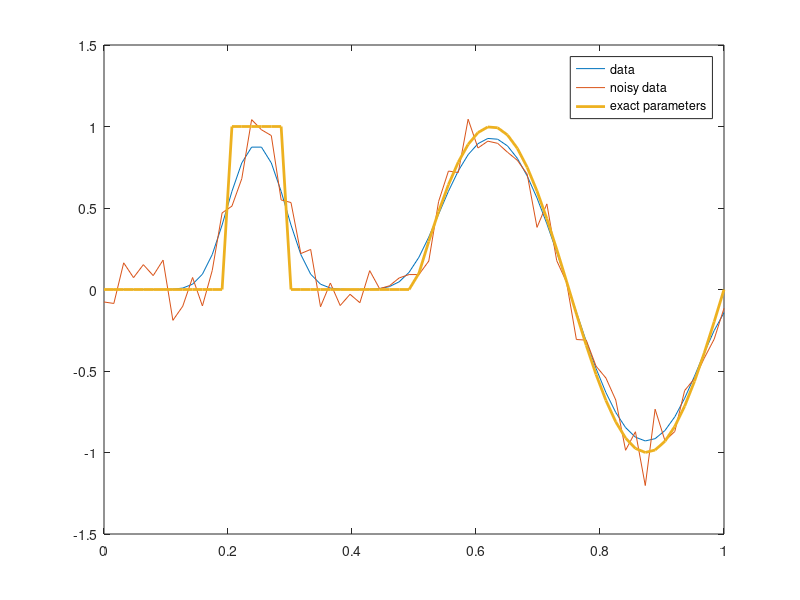
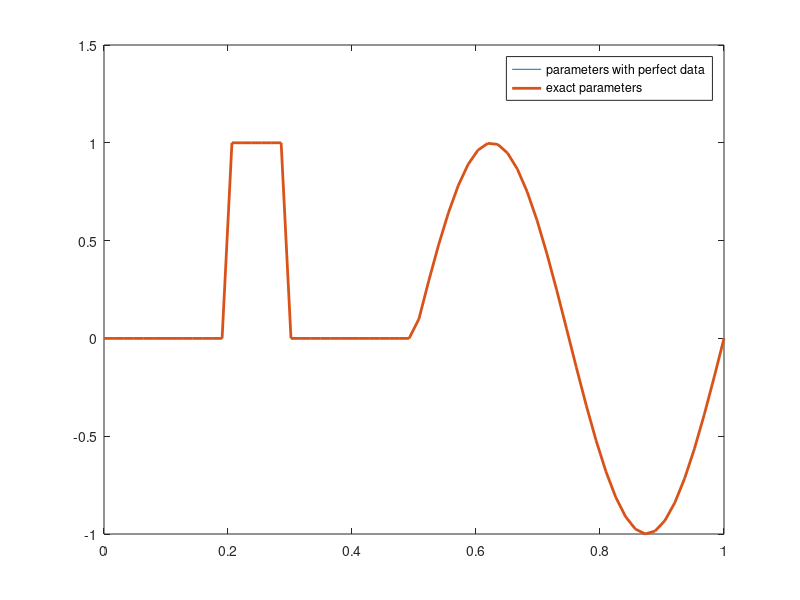
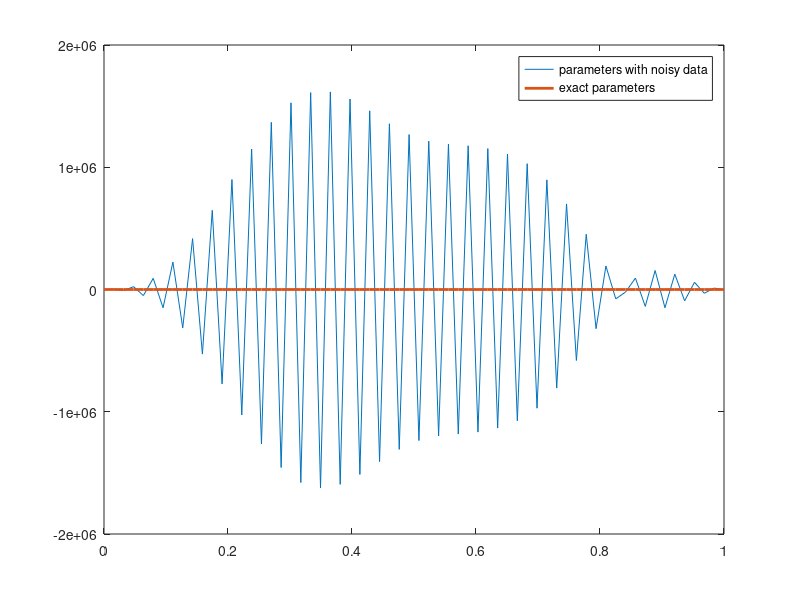

Recreate these plots in MATLAB, in order.
% Blurring operator (G. Stadler, U. of Texas)

% Number of discretization points
N = 64;
% N = 128;
gamma = 0.03;
C = 1 / (sqrt(2*pi)*gamma);

K = zeros(N,N);
h = 1/N;
x = linspace(0,1,N)';

% discrete convolution matrix
K = h * C * exp(-(toeplitz(0:N-1)).^2 * h^2 / (2 * gamma^2));
% alternative way to calculate K
%for l = 1:N
%    for k = 1:N
%    	K(l,k) = h * C * exp(-(l-k)^2 * h^2 / (2 * gamma^2));
%    end
%end

% exact parameters
p = (x > .2).*(x < .3) + sin(4*pi*x).*(x > 0.5);

% convolved parameters
d = K * p;

% noisy data, noise has sigma^2 = 0.01
dn = d + 0.1 * randn(N,1);
figure; plot(x,d,x,dn,x,p,'Linewidth', 2);
legend('data', 'noisy data', 'exact parameters');

% direct inverse with perfect data
p1 = inv(K) * d;
figure; plot(x,p1,x,p,'Linewidth', 2);
legend('parameters with perfect data', 'exact parameters');

% direct inverse with noisy data
p2 = inv(K) * dn ;
figure; plot(x,p2,x,p,'Linewidth', 2);
legend('parameters with noisy data', 'exact parameters');
